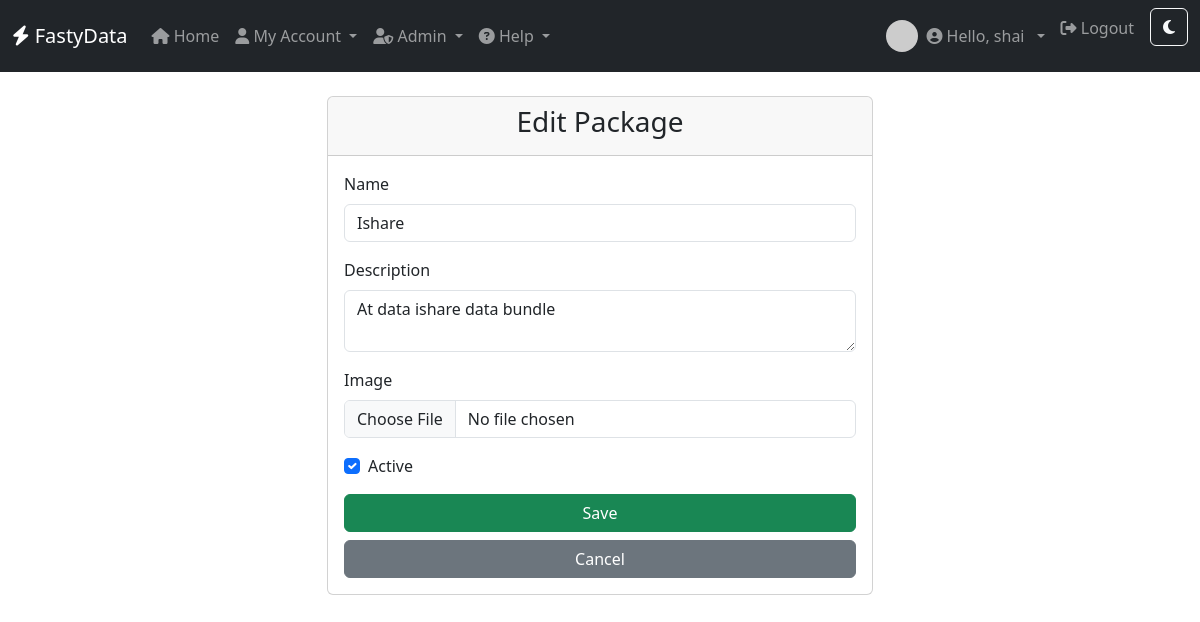
Screenshot of /packages/edit/2 (signed in) with the database file from the repository.
### models/user.py (models this page shows, shortened)
class User(db.Model, UserMixin):
    id = db.Column(db.Integer, primary_key=True)
    first_name=db.Column(db.String(80),nullable=False)
    last_name=db.Column(db.String(80), nullable=False)
    username = db.Column(db.String(80), unique=True, nullable=False)
    password_hash = db.Column(db.String(128))
    user_type = db.Column(db.String(80), nullable=False)
    phone_number=db.Column(db.String(15))
    email = db.Column(db.String(120))

### models/account.py (models this page shows)
class Package(db.Model):
    id = db.Column(db.Integer, primary_key=True)
    name = db.Column(db.String(50), nullable=False, unique=True)  # MTN, iShare, Telicel
    description = db.Column(db.Text)
    image_filename = db.Column(db.String(255))  # New field for image file name
    is_active = db.Column(db.Boolean, default=True)
    created_at = db.Column(db.DateTime, default=datetime.utcnow)
    items = db.relationship('PackageItem', backref='package', lazy=True)

### app.py (the view, shortened to what this page needs)
@app.route('/packages/edit/<int:package_id>', methods=['GET', 'POST'])
@login_required
def edit_package(package_id):
    package = Package.query.get_or_404(package_id)
    form = PackageForm(obj=package)
    return render_template('add_edit_package.html', form=form, title='Edit Package', package=package)

### forms/packageform.py
class PackageForm(FlaskForm):
    name = StringField('Name', validators=[DataRequired(), Length(max=50)])
    description = TextAreaField('Description', validators=[Length(max=255)])
    image = FileField('Image', validators=[Optional(), FileAllowed(['jpg', 'jpeg', 'png', 'gif'], 'Images only!')])
    is_active = BooleanField('Active')
    submit = SubmitField('Save')

### app.py (called while the page is built)
@login_manager.user_loader
def load_user(user_id):
    return db.session.get(User, int(user_id))

### templates/add_edit_package.html (shortened to what this page needs)
{% extends "base.html" %}
{% block content %}
<div class="row justify-content-center">
    <div class="col-md-6">
        <div class="card">
            <div class="card-header">
                <h3 class="text-center">{{ title }}</h3>
            </div>
            <div class="card-body">
                <form method="POST" enctype="multipart/form-data">
                    <div class="mb-3">
                        {{ form.name.label(class="form-label") }}
                        {{ form.name(class="form-control") }}
                    </div>
                    <div class="mb-3">
                        {{ form.description.label(class="form-label") }}
                        {{ form.description(class="form-control") }}
                    </div>
                    <div class="mb-3">
                        {{ form.image.label(class="form-label") }}
                        {{ form.image(class="form-control") }}
                    </div>
                    <div class="form-check mb-3">
                        {{ form.is_active(class="form-check-input") }}
                        {{ form.is_active.label(class="form-check-label") }}
                    </div>
                    <div class="d-grid gap-2">
                        {{ form.submit(class="btn btn-success") }}
                        <a href="{{ url_for('packages') }}" class="btn btn-secondary">Cancel</a>
                    </div>
                </form>
            </div>
        </div>
    </div>
</div>
{% endblock %}

### templates/base.html (shortened to what this page needs)
<!DOCTYPE html>
<html lang="en">
<head>
    <link rel="stylesheet" href="https://cdn.jsdelivr.net/npm/bootstrap@5.3.0/dist/css/bootstrap.min.css">
    <link rel="stylesheet" href="https://cdnjs.cloudflare.com/ajax/libs/font-awesome/6.4.0/css/all.min.css">
</head>
<body>
<nav class="navbar navbar-expand-lg navbar-dark bg-dark mb-4">
    <div class="container-fluid">
        <a class="navbar-brand" href="{{ url_for('home') }}">
            <i class="fas fa-bolt"></i> FastyData
        </a>
        <div class="collapse navbar-collapse" id="navbarNav">
            <ul class="navbar-nav me-auto mb-2 mb-lg-0">
                <li class="nav-item">
                    <a class="nav-link {% if request.endpoint == 'home' %}active{% endif %}" href="{{ url_for('home') }}">
                        <i class="fas fa-home"></i> Home
                    </a>
                </li>
                {% if current_user.is_authenticated %}
                    <li class="nav-item dropdown">
                        <a class="nav-link dropdown-toggle {% if request.endpoint in ['account', 'transactions'] %}active{% endif %}" href="#" id="userDropdown" role="button" data-bs-toggle="dropdown" aria-expanded="false">
                            <i class="fas fa-user"></i> My Account
                        </a>
                    </li>
                    {% if current_user.user_type == 'admin' %}
                        <li class="nav-item dropdown">
                            <a class="nav-link dropdown-toggle " href="#" id="adminDropdown" role="button" data-bs-toggle="dropdown" aria-expanded="false">
                                <i class="fas fa-user-shield"></i> Admin
                            </a>
                        </li>
                    {% endif %}
                {% endif %}
                <li class="nav-item dropdown">
                    <a class="nav-link dropdown-toggle" href="#" id="helpDropdown" role="button" data-bs-toggle="dropdown" aria-expanded="false">
                        <i class="fas fa-question-circle"></i> Help
                    </a>
                </li>
            </ul>
            <ul class="navbar-nav mb-2 mb-lg-0">
                {% if current_user.is_authenticated %}
                    <li class="nav-item dropdown d-flex align-items-center">
                        <a href="#" class="nav-link dropdown-toggle d-flex align-items-center" id="avatarDropdown" role="button" data-bs-toggle="dropdown" aria-expanded="false">
                            <img src="https://ui-avatars.com/api/?name={{ current_user.first_name|default('U') }}+{{ current_user.last_name|default('S') }}&background=random&size=32"
                                 alt="avatar" class="rounded-circle me-2" width="32" height="32">
                            <span class="navbar-text me-2">
                                <i class="fas fa-user-circle"></i> Hello, {{ current_user.username }}
                            </span>
                        </a>
                    </li>
                    <li class="nav-item">
                        <a class="nav-link" href="{{ url_for('logout') }}">
                            <i class="fas fa-sign-out-alt"></i> Logout
                        </a>
                    </li>
                    <li class="nav-item">
                        <button id="themeToggle" class="btn btn-outline-light ms-2" type="button" title="Toggle dark/light mode">
                            <i class="fas fa-moon" id="themeIcon"></i>
                        </button>
                    </li>
                {% endif %}
            </ul>
        </div>
    </div>
</nav>
<div class="container">
    {% block content %}{% endblock %}
</div>
</body>
</html>

### rows the page displays
User: username "shai"
Package: name "Ishare", description "At data ishare data bundle", is_active "☑"

### other values shown
{{ title }} "Edit Package"
